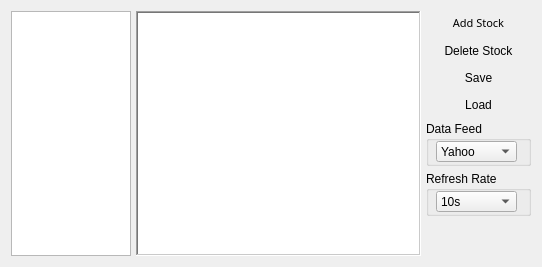
          <widget class="QWidget" name="tab_Stocks">
           <attribute name="title">
            <string>Stocks</string>
           </attribute>
           <layout class="QGridLayout" name="gridLayout_5">
            <item row="0" column="0">
             <layout class="QHBoxLayout" name="horizontalLayout_3">
              <property name="spacing">
               <number>5</number>
              </property>
              <item>
               <widget class="QListView" name="listView">
                <property name="minimumSize">
                 <size>
                  <width>95</width>
                  <height>0</height>
                 </size>
                </property>
                <property name="maximumSize">
                 <size>
                  <width>120</width>
                  <height>16777215</height>
                 </size>
                </property>
               </widget>
              </item>
              <item>
               <widget class="QListWidget" name="PricesListWidget">
                <property name="minimumSize">
                 <size>
                  <width>285</width>
                  <height>0</height>
                 </size>
                </property>
                <property name="frameShape">
                 <enum>QFrame::WinPanel</enum>
                </property>
                <property name="alternatingRowColors">
                 <bool>false</bool>
                </property>
                <property name="selectionMode">
                 <enum>QAbstractItemView::NoSelection</enum>
                </property>
               </widget>
              </item>
              <item>
               <layout class="QVBoxLayout" name="verticalLayout_4">
                <item>
                 <widget class="QPushButton" name="AddButton">
                  <property name="font">
                   <font>
                    <family>Arial Black</family>
                    <pointsize>8</pointsize>
                    <weight>10</weight>
                    <italic>false</italic>
                    <bold>false</bold>
                   </font>
                  </property>
                  <property name="layoutDirection">
                   <enum>Qt::LeftToRight</enum>
                  </property>
                  <property name="autoFillBackground">
                   <bool>false</bool>
                  </property>
                  <property name="text">
                   <string>Add Stock</string>
                  </property>
                  <property name="icon">
                   <iconset resource="tkrtap.qrc">
                    <normaloff>:/icons/img/add.ico</normaloff>:/icons/img/add.ico</iconset>
                  </property>
                  <property name="iconSize">
                   <size>
                    <width>10</width>
                    <height>10</height>
                   </size>
                  </property>
                  <property name="flat">
                   <bool>true</bool>
                  </property>
                 </widget>
                </item>
                <item>
                 <widget class="QPushButton" name="DelButton">
                  <property name="text">
                   <string>Delete Stock</string>
                  </property>
                  <property name="icon">
                   <iconset resource="tkrtap.qrc">
                    <normaloff>:/icons/img/delete.ico</normaloff>:/icons/img/delete.ico</iconset>
                  </property>
                  <property name="iconSize">
                   <size>
                    <width>10</width>
                    <height>10</height>
                   </size>
                  </property>
                  <property name="flat">
                   <bool>true</bool>
                  </property>
                 </widget>
                </item>
                <item>
                 <widget class="QPushButton" name="SaveButton">
                  <property name="text">
                   <string>Save</string>
                  </property>
                  <property name="icon">
                   <iconset resource="tkrtap.qrc">
                    <normaloff>:/icons/img/save.ico</normaloff>:/icons/img/save.ico</iconset>
                  </property>
                  <property name="iconSize">
                   <size>
                    <width>10</width>
                    <height>10</height>
                   </size>
                  </property>
                  <property name="flat">
                   <bool>true</bool>
                  </property>
                 </widget>
                </item>
                <item>
                 <widget class="QPushButton" name="LoadButton">
                  <property name="text">
                   <string>Load</string>
                  </property>
                  <property name="icon">
                   <iconset resource="tkrtap.qrc">
                    <normaloff>:/icons/img/load.ico</normaloff>:/icons/img/load.ico</iconset>
                  </property>
                  <property name="iconSize">
                   <size>
                    <width>10</width>
                    <height>10</height>
                   </size>
                  </property>
                  <property name="flat">
                   <bool>true</bool>
                  </property>
                 </widget>
                </item>
                <item>
                 <widget class="QGroupBox" name="DataFeedgroupBox">
                  <property name="minimumSize">
                   <size>
                    <width>105</width>
                    <height>45</height>
                   </size>
                  </property>
                  <property name="maximumSize">
                   <size>
                    <width>105</width>
                    <height>45</height>
                   </size>
                  </property>
                  <property name="title">
                   <string>Data Feed</string>
                  </property>
                  <widget class="QComboBox" name="DataFeedcomboBox">
                   <property name="geometry">
                    <rect>
                     <x>10</x>
                     <y>20</y>
                     <width>81</width>
                     <height>21</height>
                    </rect>
                   </property>
                   <item>
                    <property name="text">
                     <string>Yahoo</string>
                    </property>
                   </item>
                   <item>
                    <property name="text">
                     <string>Quandl</string>
                    </property>
                   </item>
                   <item>
                    <property name="text">
                     <string>Yahoo</string>
                    </property>
                   </item>
                  </widget>
                 </widget>
                </item>
                <item>
                 <widget class="QGroupBox" name="groupBox">
                  <property name="minimumSize">
                   <size>
                    <width>0</width>
                    <height>45</height>
                   </size>
                  </property>
                  <property name="title">
                   <string>Refresh Rate</string>
                  </property>
                  <widget class="QComboBox" name="comboBoxRefresh">
                   <property name="geometry">
                    <rect>
                     <x>10</x>
                     <y>20</y>
                     <width>81</width>
                     <height>21</height>
                    </rect>
                   </property>
                   <item>
                    <property name="text">
                     <string>10s</string>
                    </property>
                   </item>
                   <item>
                    <property name="text">
                     <string>30s</string>
                    </property>
                   </item>
                   <item>
                    <property name="text">
                     <string>1m</string>
                    </property>
                   </item>
                   <item>
                    <property name="text">
                     <string>2m</string>
                    </property>
                   </item>
                   <item>
                    <property name="text">
                     <string>5m</string>
                    </property>
                   </item>
                   <item>
                    <property name="text">
                     <string>15m</string>
                    </property>
                   </item>
                   <item>
                    <property name="text">
                     <string>30m</string>
                    </property>
                   </item>
                   <item>
                    <property name="text">
                     <string>1h</string>
                    </property>
                   </item>
                   <item>
                    <property name="text">
                     <string>2h</string>
                    </property>
                   </item>
                   <item>
                    <property name="text">
                     <string>Auto</string>
                    </property>
                   </item>
                  </widget>
                 </widget>
                </item>
                <item>
                 <spacer name="verticalSpacer_2">
                  <property name="orientation">
                   <enum>Qt::Vertical</enum>
                  </property>
                  <property name="sizeHint" stdset="0">
                   <size>
                    <width>20</width>
                    <height>40</height>
                   </size>
                  </property>
                 </spacer>
                </item>
               </layout>
              </item>
             </layout>
            </item>
           </layout>
          </widget>
